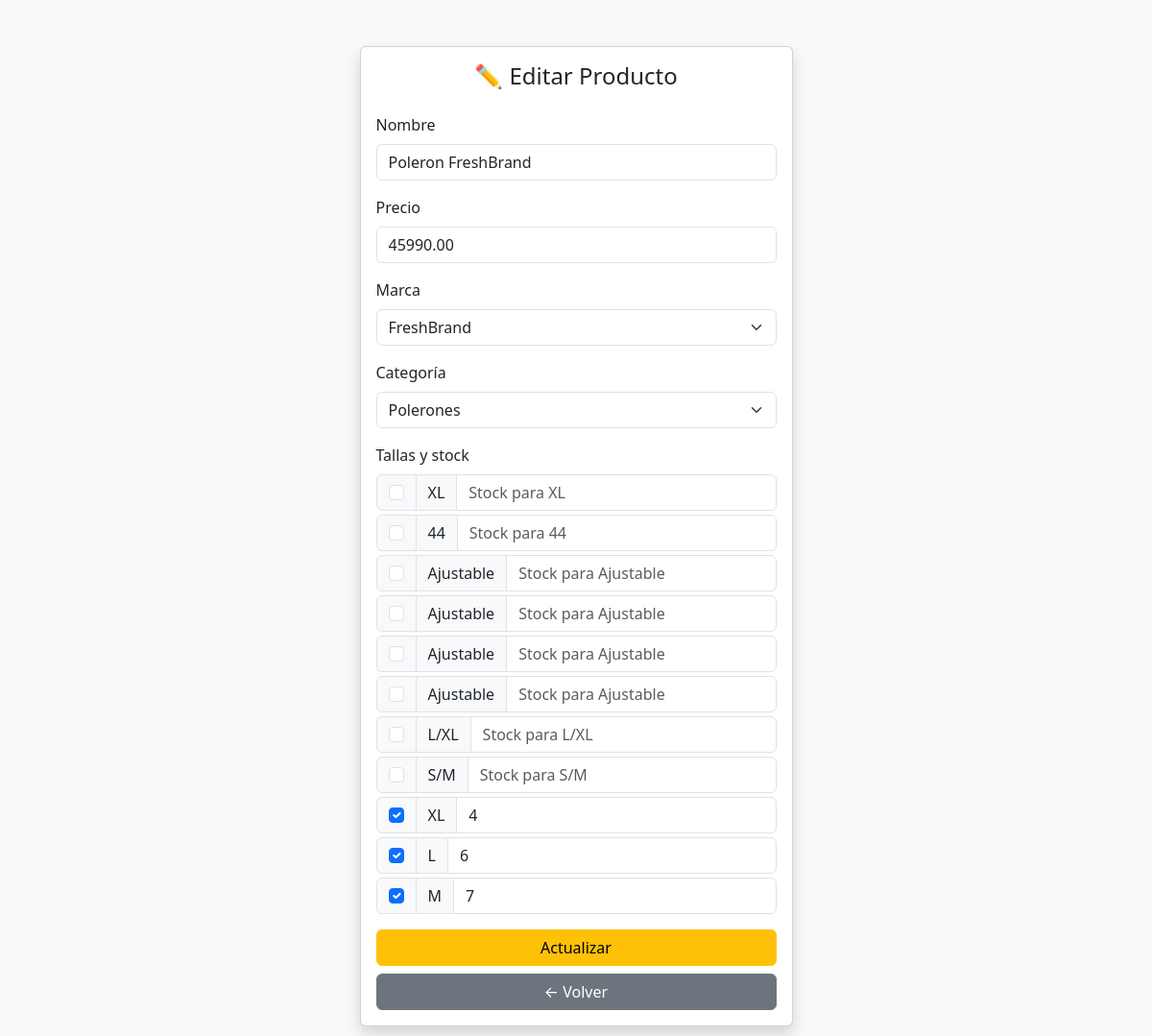
The page /views/products/edit.php?id=8 (signed in) on the database its author committed.
### tables this page shows
CREATE TABLE `products` (
  `id` int(11) NOT NULL,
  `user_id` int(11) DEFAULT NULL,
  `name` varchar(100) DEFAULT NULL,
  `price` decimal(10,2) DEFAULT NULL,
  `created_at` timestamp NOT NULL DEFAULT current_timestamp(),
  `brand_id` int(11) DEFAULT NULL,
  `category_id` int(11) DEFAULT NULL
);

CREATE TABLE `brands` (
  `id` int(11) NOT NULL,
  `name` varchar(100) NOT NULL
);

CREATE TABLE `categories` (
  `id` int(11) NOT NULL,
  `name` varchar(100) NOT NULL
);

CREATE TABLE `sizes` (
  `id` int(11) NOT NULL,
  `label` varchar(10) NOT NULL
);

### views/products/edit.php (the view, shortened to what this page needs)
<?php
require_once '../../config/database.php';
$id = $_GET['id'] ?? null;
$user_id = $_SESSION['user']['id'];
$stmt = $pdo->prepare("SELECT * FROM products WHERE id = ? AND user_id = ?");
$stmt->execute([$id, $user_id]);
$product = $stmt->fetch();
$marcas = $pdo->query("SELECT id, name FROM brands")->fetchAll();
$categorias = $pdo->query("SELECT id, name FROM categories")->fetchAll();
$tallas = $pdo->query("SELECT id, label FROM sizes")->fetchAll();
$stmt = $pdo->prepare("SELECT size_id, stock FROM product_sizes WHERE product_id = ?");
$stmt->execute([$product['id']]);
$stock_por_talla = [];
foreach ($stmt->fetchAll() as $row) {
    $stock_por_talla[$row['size_id']] = $row['stock'];
}
?>
<!DOCTYPE html>
<html lang="es">
<head>
  <link href="https://cdn.jsdelivr.net/npm/bootstrap@5.3.0/dist/css/bootstrap.min.css" rel="stylesheet">
</head>
<body class="bg-light">
<div class="container py-5">
  <div class="row justify-content-center">
    <div class="col-md-6 col-lg-5">
      <div class="card shadow">
        <div class="card-body">
          <h4 class="card-title text-center mb-4">✏️ Editar Producto</h4>
          <form method="POST" action="../../controllers/UpdateProduct.php">
            <div class="mb-3">
              <label class="form-label">Nombre</label>
              <input name="name" type="text" class="form-control" value="<?= htmlspecialchars($product['name']) ?>" required>
            </div>
            <div class="mb-3">
              <label class="form-label">Precio</label>
              <input name="price" type="number" step="0.01" class="form-control" value="<?= $product['price'] ?>" required>
            </div>
            <div class="mb-3">
              <label class="form-label">Marca</label>
              <select name="brand_id" class="form-select" required>
                <?php foreach ($marcas as $m): ?>
                  <option value="<?= $m['id'] ?>" <?= $m['id'] == $product['brand_id'] ? 'selected' : '' ?>>
                    <?= $m['name'] ?>
                  </option>
                <?php endforeach; ?>
              </select>
            </div>
            <div class="mb-3">
              <label class="form-label">Categoría</label>
              <select name="category_id" class="form-select" required>
                <?php foreach ($categorias as $c): ?>
                  <option value="<?= $c['id'] ?>" <?= $c['id'] == $product['category_id'] ? 'selected' : '' ?>>
                    <?= $c['name'] ?>
                  </option>
                <?php endforeach; ?>
              </select>
            </div>
            <div class="mb-3">
              <label class="form-label">Tallas y stock</label>
              <?php foreach ($tallas as $t):
                $checked = isset($stock_por_talla[$t['id']]);
                $cantidad = $checked ? $stock_por_talla[$t['id']] : '';
              ?>
              <div class="input-group mb-1">
                <div class="input-group-text">
                  <input class="form-check-input mt-0" type="checkbox" name="sizes[<?= $t['id'] ?>]" <?= $checked ? 'checked' : '' ?>>
                </div>
                <span class="input-group-text"><?= $t['label'] ?></span>
                <input type="number" name="stock[<?= $t['id'] ?>]" class="form-control" placeholder="Stock para <?= $t['label'] ?>" value="<?= $cantidad ?>">
              </div>
              <?php endforeach; ?>
            </div>
            <button type="submit" class="btn btn-warning w-100">Actualizar</button>
            <a href="index.php" class="btn btn-secondary w-100 mt-2">← Volver</a>
          </form>
        </div>
      </div>
    </div>
  </div>
</div>
</body>
</html>

### rows shown on the page
products: name "Poleron FreshBrand", price "45990.00", brand_id "FreshBrand", category_id "Polerones"
sizes: label "XL", label "Stock para XL"
sizes: label "44", label "Stock para 44"
sizes: label "Ajustable", label "Stock para Ajustable"
sizes: label "Ajustable", label "Stock para Ajustable"
sizes: label "Ajustable", label "Stock para Ajustable"
sizes: label "Ajustable", label "Stock para Ajustable"
sizes: label "L/XL", label "Stock para L/XL"
sizes: label "S/M", label "Stock para S/M"
sizes: id "☑", label "XL", id "4"
sizes: id "☑", label "L", id "6"
sizes: id "☑", label "M", id "7"
